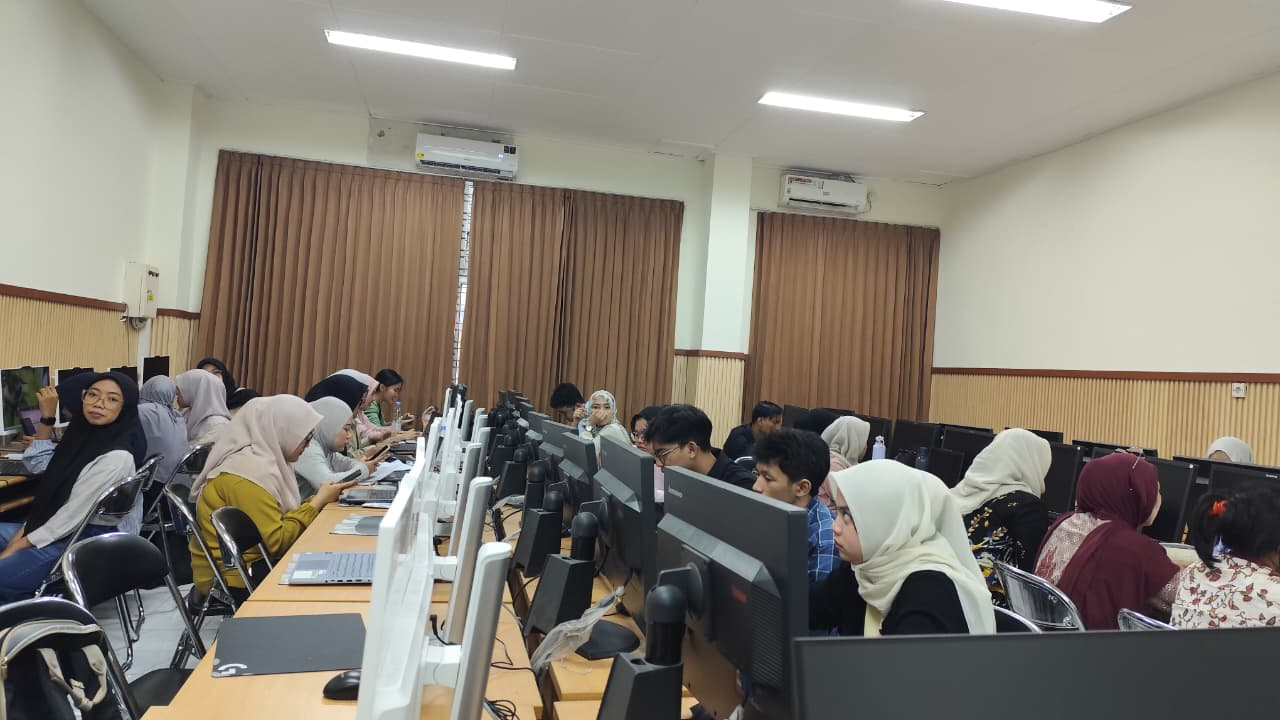
#> input picture pertemuan5/image.jpeg, 1280 x 720 px
$ python ModulBagianD.py
#> lines starting #> are read from the running program, lines starting #| are printed output that depends on the picture
import cv2
import numpy as np
import matplotlib.pyplot as plt

# 1. Membaca citra berwarna
img = cv2.imread("image.jpeg")
#> img is the input picture: shape (720, 1280, 3); mean B, G, R 117.2, 127.4, 133.3

# 2. Konversi ke Grayscale
gray = cv2.cvtColor(img, cv2.COLOR_BGR2GRAY)
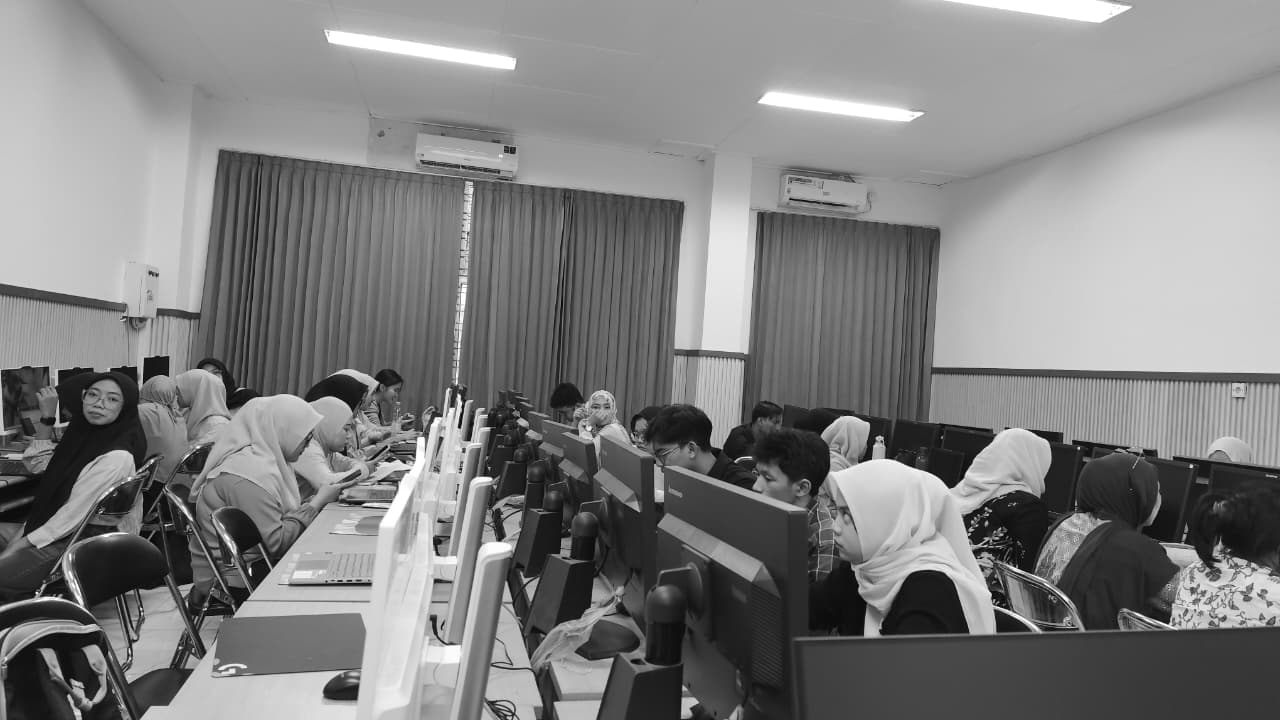
#> gray: shape (720, 1280); min 0, max 255, mean 128

# 3. Contrast Stretching pada citra grayscale
fmin, fmax = gray.min(), gray.max()
#> fmin = 0; fmax = 255
if fmax == fmin:
    # Hindari pembagian nol bila citra seragam (nilai min = max)
    stretched = gray.copy()
else:
    stretched = (gray.astype(np.float32) - fmin) / (fmax - fmin) * 255
    stretched = np.clip(stretched, 0, 255).astype(np.uint8)

# 4. Visualisasi Hasil Latihan
plt.figure(figsize=(10, 8))

plt.subplot(2, 2, 1)
plt.imshow(cv2.cvtColor(img, cv2.COLOR_BGR2RGB))
plt.title("1. Citra Berwarna Asli")
plt.axis("off")

plt.subplot(2, 2, 2)
warna = ('b', 'g', 'r')
for i, col in enumerate(warna):
    hist = cv2.calcHist([img], [i], None, [256], [0, 256])
    plt.plot(hist, color=col)
plt.title("2. Histogram Warna (RGB)")
plt.xlabel("Intensitas Piksel")
plt.ylabel("Frekuensi")
plt.xlim([0, 256])

plt.subplot(2, 2, 3)
plt.imshow(gray, cmap="gray")
plt.title("3. Grayscale Asli")
plt.axis("off")

plt.subplot(2, 2, 4)
plt.imshow(stretched, cmap="gray")
plt.title("4. Hasil Contrast Stretching")
plt.axis("off")

plt.tight_layout()
plt.show()
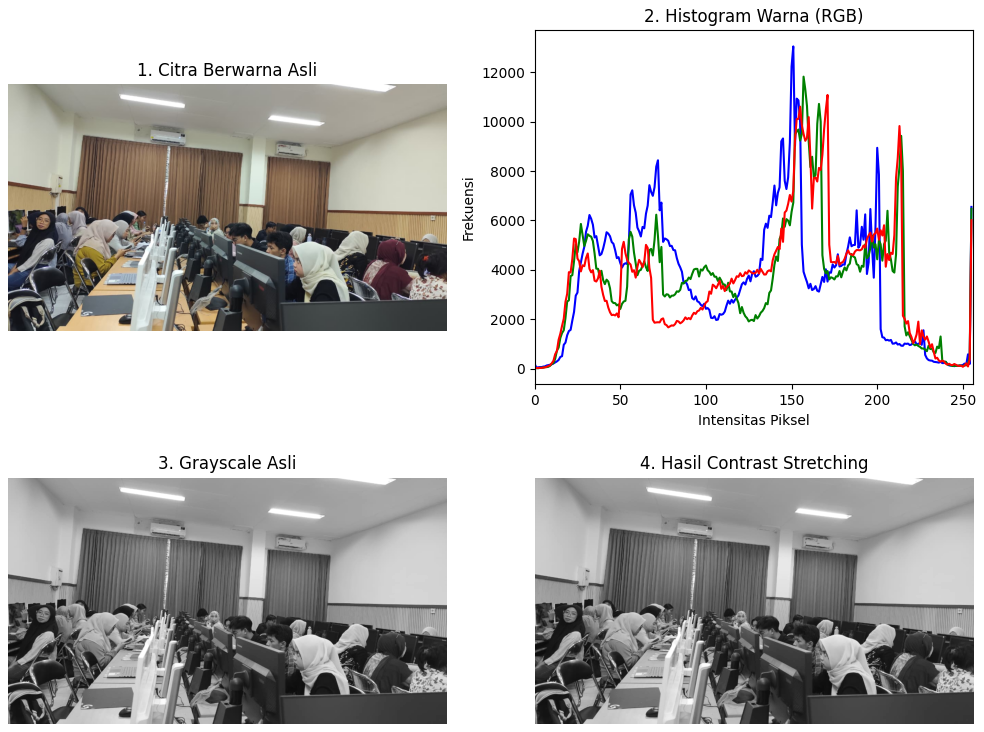
#> figure drawn by matplotlib, 4 panels; panel 2: curve peaks at x = 151, y = 13051; panel 2: curve peaks at x = 157, y = 11826; panel 2: curve peaks at x = 171, y = 11085
